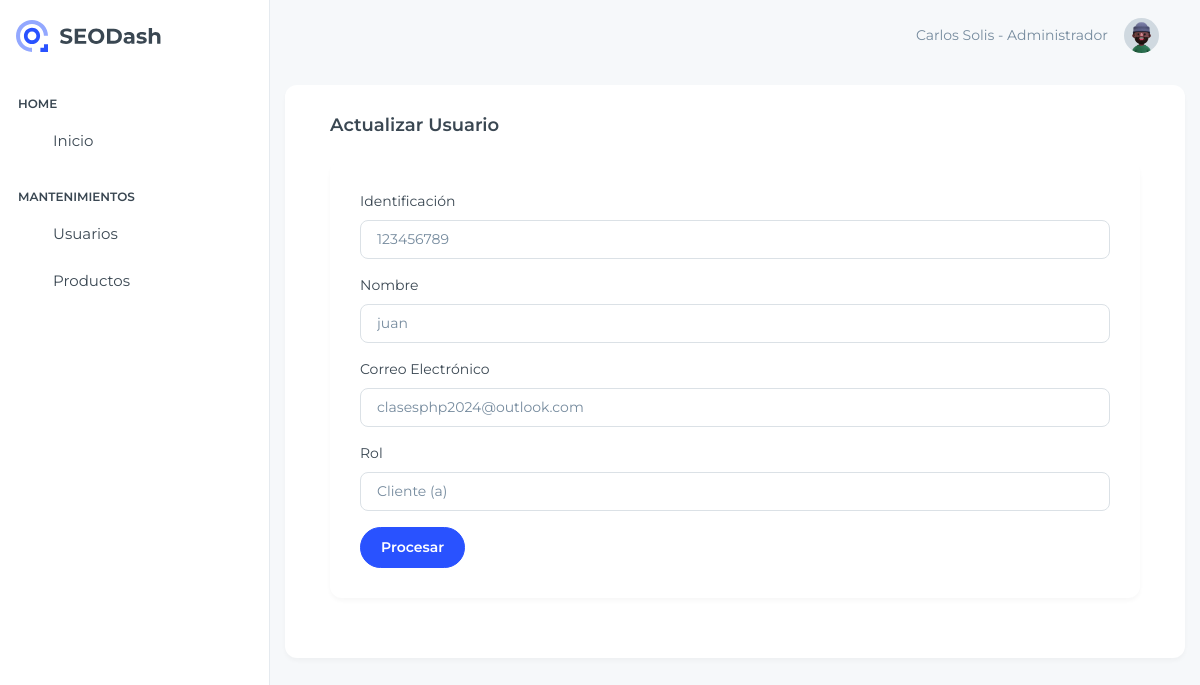
/View/Usuario/actualizarUsuario.php?id=2 (signed in), run on an earlier commit of the app's database.
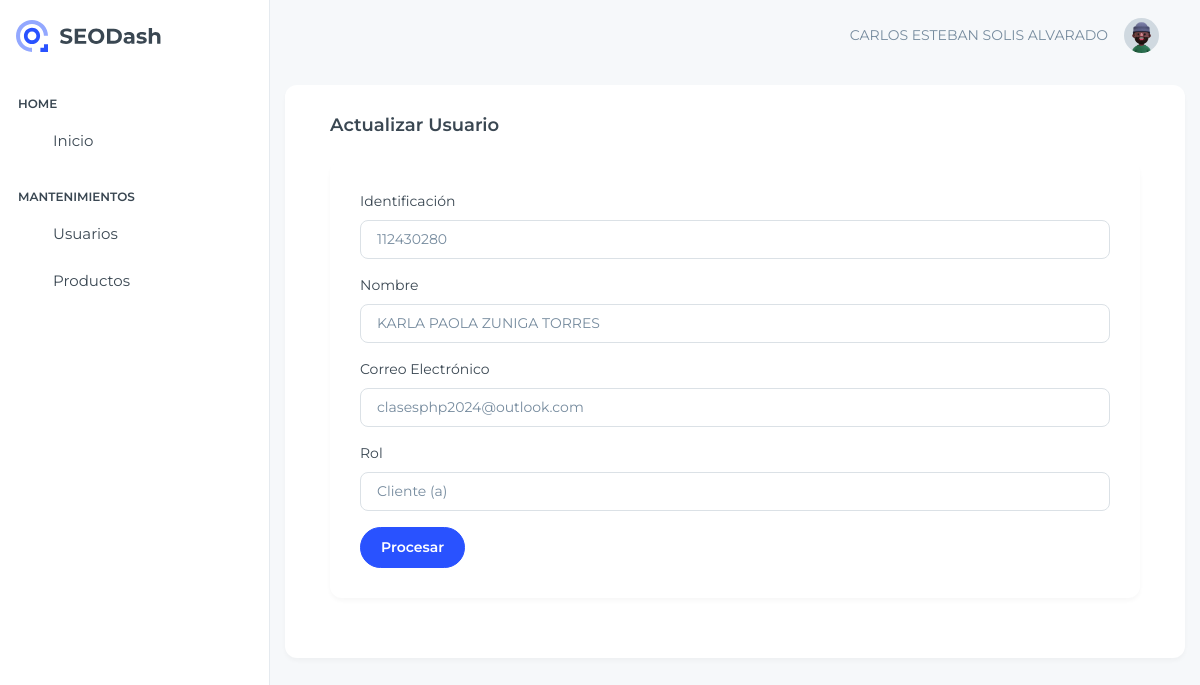
And on a later commit of the database.
### tables this page shows
CREATE TABLE `tusuario` (
  `Consecutivo` bigint(11) NOT NULL AUTO_INCREMENT,
  `Identificacion` varchar(20) NOT NULL,
  `Nombre` varchar(255) NOT NULL,
  `CorreoElectronico` varchar(80) NOT NULL,
  `Contrasena` varchar(10) NOT NULL,
  `Activo` bit(1) NOT NULL,
  `ConsecutivoRol` int(11) DEFAULT NULL,
  PRIMARY KEY (`Consecutivo`),
  UNIQUE KEY `CorreoElectronico_UNIQUE` (`CorreoElectronico`),
  UNIQUE KEY `Identificacion_UNIQUE` (`Identificacion`),
  KEY `FK_ROL` (`ConsecutivoRol`),
  CONSTRAINT `FK_ROL` FOREIGN KEY (`ConsecutivoRol`) REFERENCES `trol` (`Consecutivo`)
);

### Model/UsuarioModel.php (called while the page is built, shortened)
<?php
    function ConsultarUsuarioModel($consecutivo)
    {
        try {
            $enlace = AbrirBD();
            $sentencia = "CALL ConsultarUsuario('$consecutivo')" ;
            $result = $enlace -> query($sentencia);
            return $result;
        } catch (Exception $ex) {
            return null;
        }
    }
?>

### Controller/UsuarioController.php (called while the page is built, shortened)
<?php
    include_once $_SERVER["DOCUMENT_ROOT"] .'/Proyecto_Clase/Model/UsuarioModel.php';
    function ConsultarUsuario($consecutivo)
    {
        $result = ConsultarUsuarioModel($consecutivo);
        if($result != null && $result -> num_rows > 0)
        {
            return mysqli_fetch_array($result);
        }
        else
        {
            $_POST["txtMensaje"]= "No se ha podido obtener información correctamente";
            header('location: ../../View/Login/home.php');
        }
    }
?>

### View/Usuario/actualizarUsuario.php (the view, shortened to what the changed rows need)
<?php
    include_once $_SERVER["DOCUMENT_ROOT"] .'/Proyecto_Clase/View/layout.php';
    include_once $_SERVER["DOCUMENT_ROOT"] .'/Proyecto_Clase/Controller/UsuarioController.php';
    $id = $_GET ["id"];
    $datos = ConsultarUsuario($id);
?>
<!doctype html>
<html lang="en">
<?php
    ReferenciasCSS();
?>
<body class="page-wrapper">
    <div id="main-wrapper" data-layout="vertical" data-navbarbg="skin6" data-sidebartype="full"
        data-sidebar-position="fixed" data-header-position="fixed">
        <div class="body-wrapper">
            <?php
            MostrarHeader();
        ?>
            <div class="container-fluid">
                <div class="row">
                    <div class="card">
                        <div class="card-body">
                            <div class="card">
                                <div class="card-body">
                                    <form action="" method="POST">
                                        <div class="mb-3">
                                            <label class="form-label">Identificación</label>
                                            <input type="text" class="form-control" id="txtIdentificacion"
                                                name="txtIdentificacion" value="<?php echo $datos["Identificacion"]?>"
                                                onkeyup="ConsultarNombre();">
                                        </div>
                                        <div class="mb-3">
                                            <label class="form-label">Nombre</label>
                                            <input type="text" class="form-control" id="txtNombre" name="txtNombre"
                                                value="<?php echo $datos["Nombre"]?>">
                                        </div>
                                        <div class="mb-3">
                                            <label class="form-label">Correo Electrónico</label>
                                            <input type="email" class="form-control" id="txtCorreo" name="txtCorreo"
                                                value="<?php echo $datos["CorreoElectronico"]?>">
                                        </div>
                                    </form>
                                </div>
                            </div>
                        </div>
                    </div>
                </div>
            </div>
        </div>
</body>
</html>

### View/layout.php (shortened to what the changed rows need)
<?php
function MostrarHeader()
    {
    $usuario = "Invitado";
    if (isset($_SESSION["NombreUsuario"])) {
        $usuario = $_SESSION["NombreUsuario"];
    }
        echo '
            <header class="app-header">
                <nav class="navbar navbar-expand-lg navbar-light">
                    <ul class="navbar-nav">
                        <li class="nav-item d-block d-xl-none">
                            <a class="nav-link sidebartoggler nav-icon-hover" id="headerCollapse"
                                href="javascript:void(0)">
                                <i class="ti ti-menu-2"></i>
                            </a>
                        </li>
                    </ul>
                    <div class="navbar-collapse justify-content-end px-0" id="navbarNav">
                        <ul class="navbar-nav flex-row ms-auto align-items-center justify-content-end">
                            ' . $usuario . '
                            <li class="nav-item dropdown">
                                <a class="nav-link nav-icon-hover" href="javascript:void(0)" id="drop2"
                                    data-bs-toggle="dropdown" aria-expanded="false">
                                    <img src="../images/user-1.jpg" alt="" width="35" height="35"
                                        class="rounded-circle">
                                </a>
                                <div class="dropdown-menu dropdown-menu-end dropdown-menu-animate-up"
                                    aria-labelledby="drop2">
                                    <div class="message-body">';
                                        echo'
                                    </div>
                                </div>
                            </li>
                        </ul>
                    </div>
                </nav>
            </header>
        ';
    }
function ReferenciasCSS(){
    echo '
        <head>
            <meta charset="utf-8">
            <meta name="viewport" content="width=device-width, initial-scale=1">
            <title>Sistema Web Miércoles Noche</title>
            <link rel="shortcut icon" type="image/png" href="../images/seodashlogo.png" />
            <link rel="stylesheet" href="../css/styles.min.css" />
            <link rel="stylesheet" href="https://cdn.datatables.net/2.1.8/css/dataTables.bootstrap5.css" />
                <link rel="stylesheet" href="https://cdnjs.cloudflare.com/ajax/libs/font-awesome/4.7.0/css/font-awesome.css" />
            </head>';
    }
?>

What changed in the data, as far as the page shows it:
changed tusuario "clasesphp2024@outlook.com": txtIdentificacion "123456789" → "112430280"; txtNombre "juan" → "KARLA PAOLA ZUNIGA TORRES"
Also different on the page:
$usuario: "Carlos Solis - Administrador" → "CARLOS ESTEBAN SOLIS ALVARADO"
